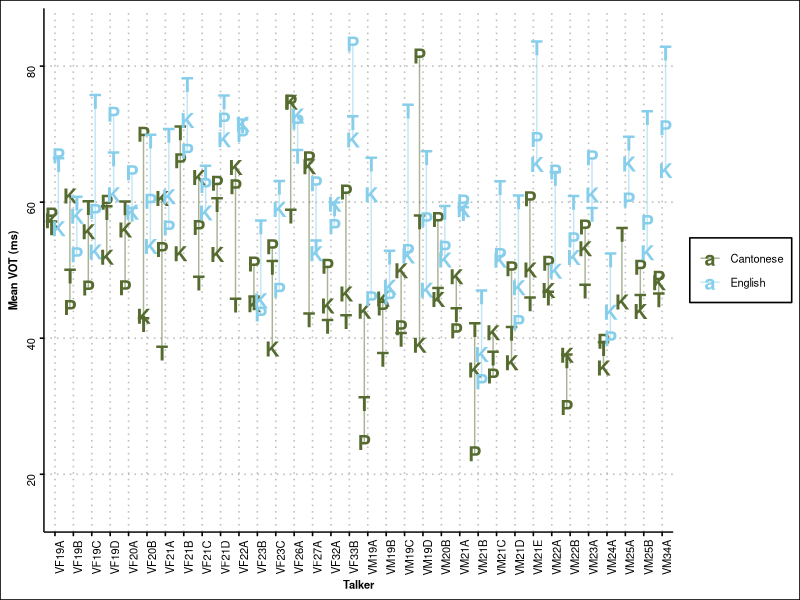
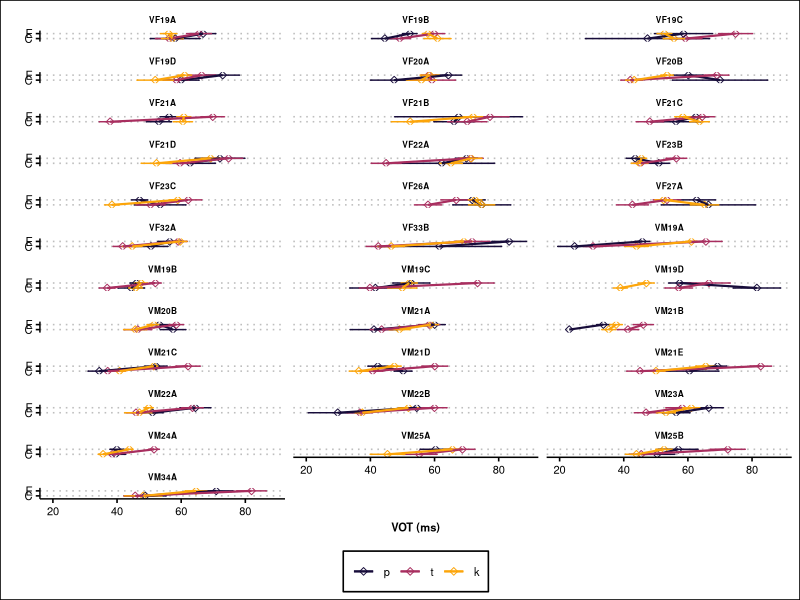
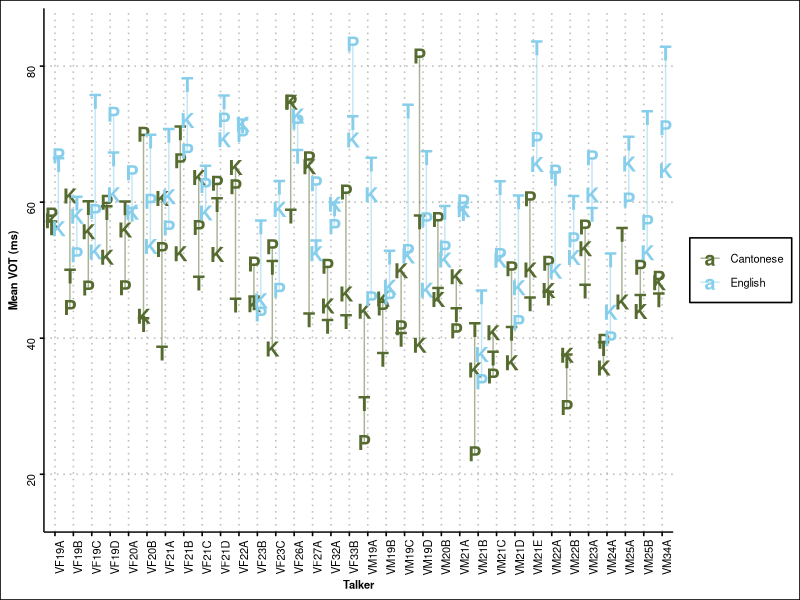

R code for these plots, in order:
## ---- chunk 1
knitr::opts_chunk$set(echo = TRUE)
## ---- chunk 2
library(tidyverse)
library(ggthemes)

theme_set(
  theme_clean() + 
  theme(
      legend.title = element_blank(),
      legend.text = element_text(size=8),
      legend.position = 'bottom',
      axis.title.x = element_text(size = 8, face='bold'),
      axis.title.y = element_text(size = 8, face='bold'),
      axis.text.x = element_text(size = 8),
      axis.text.y = element_text(size = 8),
      strip.text = element_text(size = 8, face='bold'),
      )
  )
## ---- chunk 3
df <- read_csv('ptk_clean_20210331.csv') # this version used for interspeech
head(df)
## ---- chunk 4
df %>%
  group_by(talker, segment, language) %>%
  summarise(mv = mean(vot_ms)) %>%
  ungroup() %>%
  pivot_wider(names_from = 'segment', values_from = 'mv') %>%
  ungroup() %>%
  drop_na() %>%
  group_by(language) %>%
  summarise(
    pt = sum(p<t)/n(), 
    tk = sum(t<k)/n(), 
    pk = sum(p<k)/n(),
    n=n()
    )
## ---- chunk 5
df %>%
  group_by(talker, segment, language) %>%
  summarise(mv = mean(vot_ms), n=n()) %>%
  filter(n>=10) %>%
  select(talker, segment, language, mv) %>%
  ungroup() %>%
  pivot_wider(names_from = 'segment', values_from = 'mv') %>%
  ungroup() %>%
  drop_na() %>%
  group_by(language) %>%
  summarise(
    pt = sum(p<t)/n(), 
    tk = sum(t<k)/n(), 
    pk = sum(p<k)/n(),
    n=n()
    )
## ---- chunk 6
df %>%
  group_by(talker, segment, language) %>%
  summarise(n = n()) %>%
  ungroup() %>%
  group_by(language, segment) %>%
  summarise(min(n), mean(n), max(n))
## ---- chunk 7
df %>%
  group_by(talker, language, segment) %>%
  summarise(mean_vot = mean(vot_ms), sd_vot = sd(vot_ms), n=n()) %>%
  ungroup() %>%
  mutate(segment = str_to_upper(segment)) %>%
  ggplot(aes(y=mean_vot, x=talker, color=language, label=segment)) +
    geom_text(fontface='bold', size=5, position=position_dodge(width = 0.75)) +
    geom_line(alpha=0.5, position=position_dodge(width = 0.75)) +
    # scale_color_viridis_d(option = 'inferno', begin = 0.1, end = 0.8) +
    scale_color_manual(values = c('darkolivegreen','skyblue')) +
  ylab('Mean VOT (ms)') +
  xlab('Talker') +
  scale_y_continuous(limits = c(15, 85))+
    theme(
      axis.text = element_text(angle=90),
      panel.grid.major.x = element_line(color = 'gray', linetype='dotted'),
      legend.position = 'right'
    )

ggsave('ordrel.png', height=3.5, width = 12, units='in') # This used in ISBPAC poster
## ---- chunk 8
std.error <- function(x, na.rm = T) {
  sqrt(var(x, na.rm = na.rm)/length(x[complete.cases(x)]))
}

df$segment <- as_factor(df$segment)
df$segment <- forcats::fct_relevel(df$segment, 'p','t','k')
levels(df$segment)
## ---- chunk 9
df %>%
  group_by(talker, language, segment) %>%
  summarise(mean_vot = mean(vot_ms), se_vot = std.error(vot_ms), n=n()) %>%
  ungroup() %>%
  mutate(language = if_else(language=='Cantonese', 'C','E')) %>%
  ggplot(aes(y=language, x=mean_vot, shape=segment, color=segment)) +
    geom_point(shape=5) +
    geom_errorbar(position = "identity", size=.5,width = .25, aes(xmin = mean_vot-se_vot, xmax = mean_vot+se_vot)) +
    geom_line(aes(group=segment), size=.75) +
    scale_color_viridis_d(option = 'inferno', begin = 0.1, end = 0.8) +
    facet_wrap(~talker, ncol=3)+
    labs(y="",  x="VOT (ms)") +
    theme(
      strip.text = element_text(size=6),
      legend.position = 'bottom'
    )

# ggsave('ptk_vot_individuals_vert.png', height = 8.5, width = 3.5, units='in') # Used in interspeech paper with manually moved legend - don't re-run; different sizes for paper and poster
